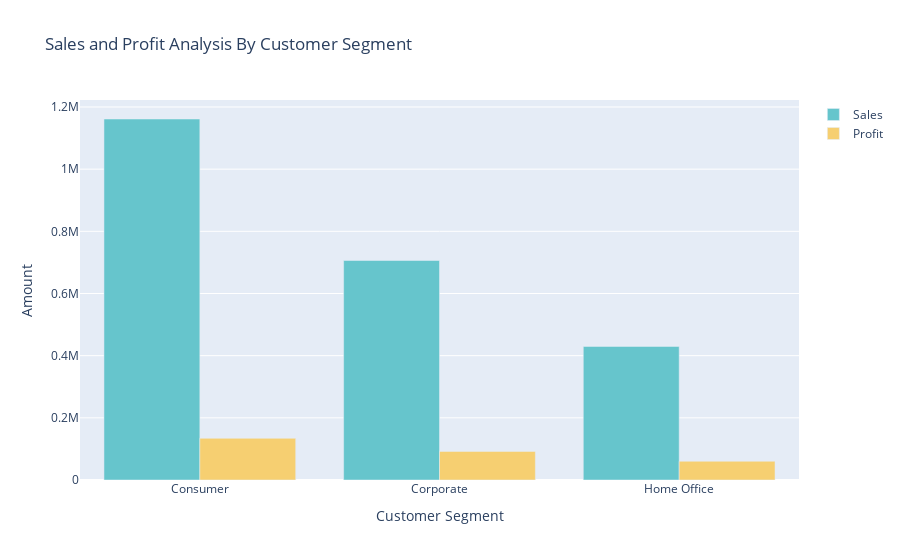

The notebook cell this image was saved under:
### Code cell
color_palette =colors.qualitative.Pastel

fig = go.Figure()
fig.add_trace(go.Bar(x= sales_profit_by_segment['Segment'],
                    y= sales_profit_by_segment['Sales'],
                    name = 'Sales',
                    marker_color = color_palette[0]))

fig.add_trace(go.Bar(x=sales_profit_by_segment['Segment'],
                    y=sales_profit_by_segment['Profit'],
                    name = 'Profit',
                    marker_color = color_palette[1]))

fig.update_layout(title ='Sales and Profit Analysis By Customer Segment',
                  xaxis_title = 'Customer Segment', yaxis_title = 'Amount')
fig.show()

### Figure 1 — Plotly figure (JSON) as saved in the notebook; plotly's stock layout.template omitted (floating-point values rounded to 4 significant figures)
{"data": [{"marker": {"color": "rgb(102, 197, 204)"}, "name": "Sales", "type": "bar", "x": ["Consumer", "Corporate", "Home Office"], "y": [1161000.0, 706100.0, 429700.0]}, {"marker": {"color": "rgb(246, 207, 113)"}, "name": "Profit", "type": "bar", "x": ["Consumer", "Corporate", "Home Office"], "y": [134100.0, 91980.0, 60300.0]}], "layout": {"title": {"text": "Sales and Profit Analysis By Customer Segment"}, "xaxis": {"title": {"text": "Customer Segment"}}, "yaxis": {"title": {"text": "Amount"}}}}
